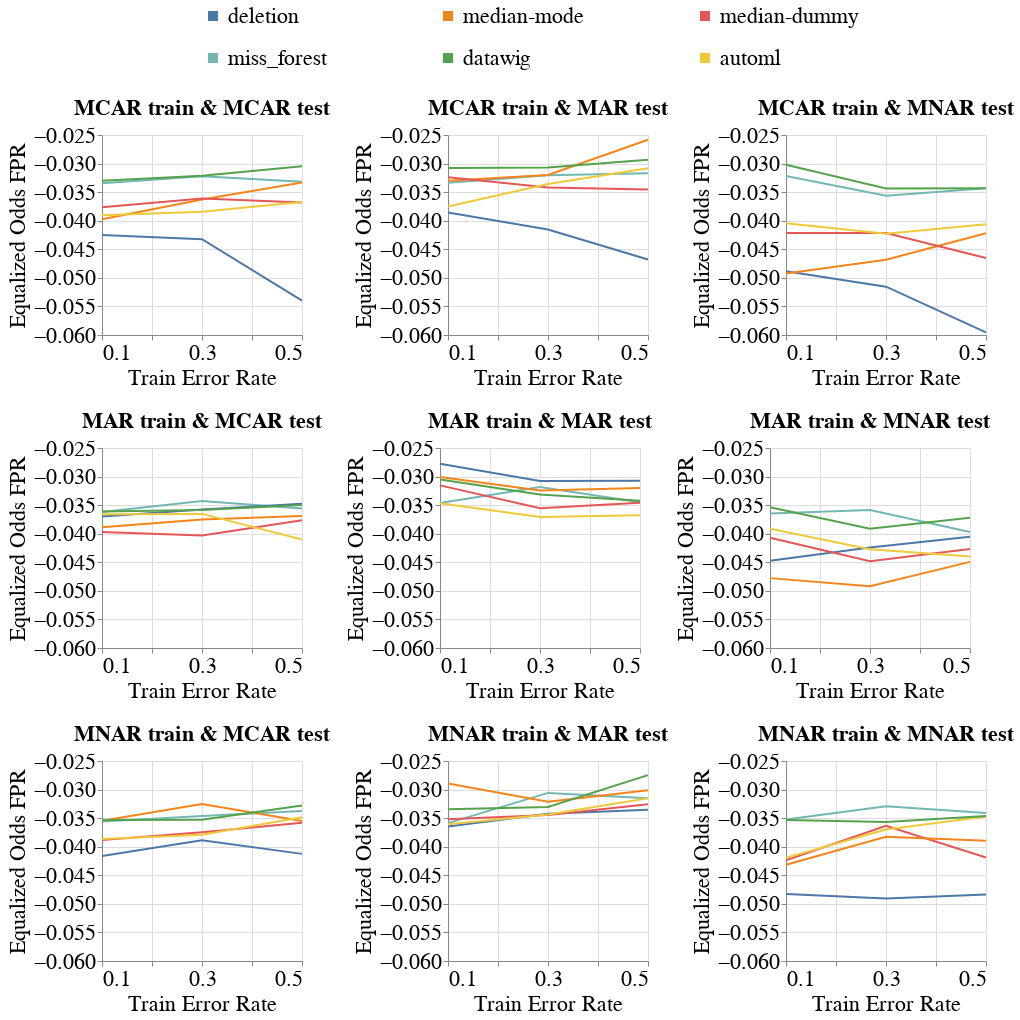

Notebook cell for this chart:
### Markdown cell above
### Disparity Metrics

### Code cell
create_exp2_line_bands_for_diff_imputers(dataset_name=DATASET_NAME,
                                         model_name='mlp_clf',
                                         metric_name='Equalized_Odds_FPR',
                                         db_client=db_client,
                                         group=SENSITIVE_ATTR_FOR_DISPARITY_METRICS,
                                         with_band=False)
